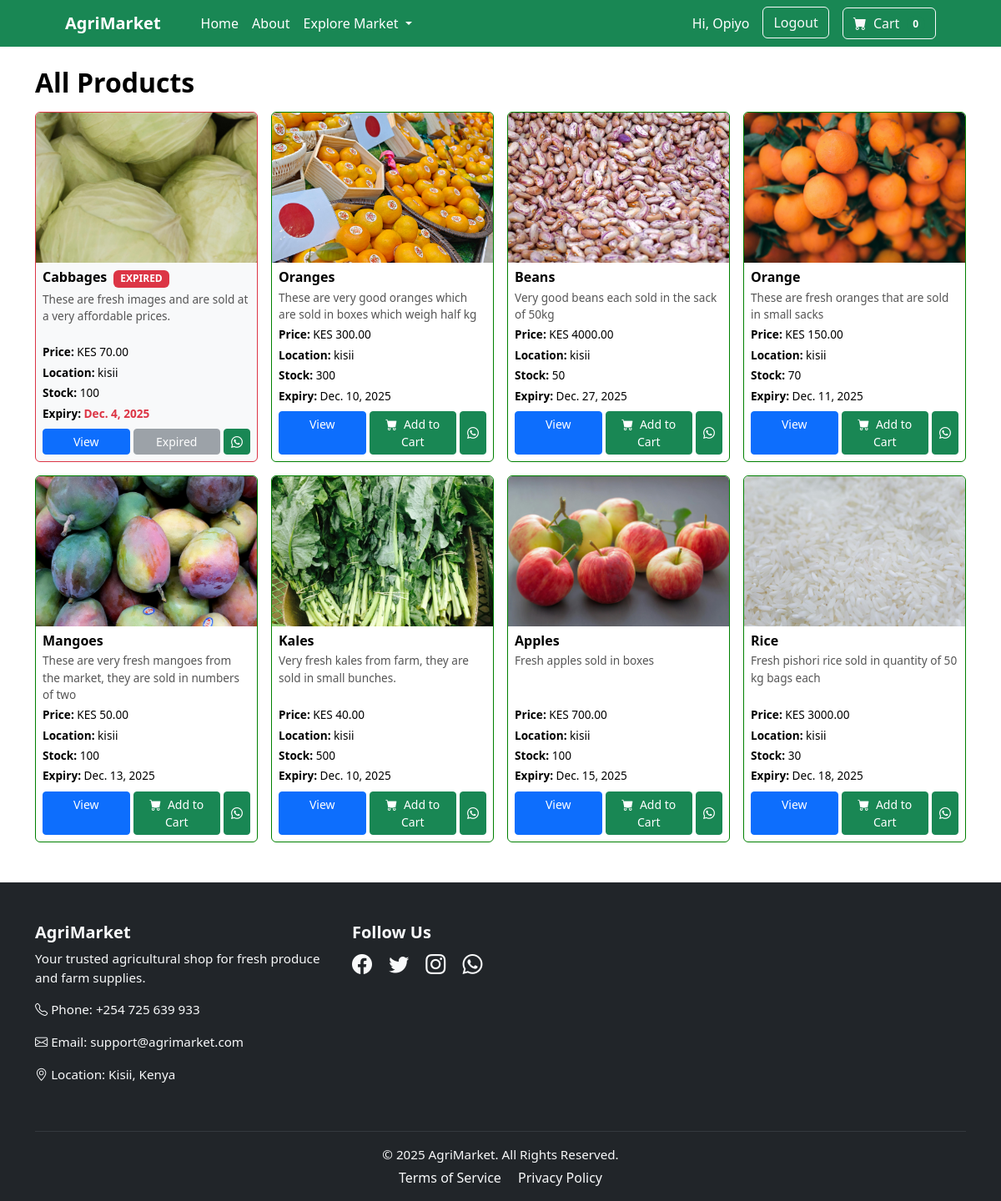
The page /firstApp/products/ (signed in) on the database its author committed.
### firstApp/models.py (models this page shows, shortened)
class Product(models.Model):
    seller = models.ForeignKey(User, on_delete=models.CASCADE, related_name='products')
    name = models.CharField(max_length=200)
    description = models.TextField()
    detailed_description = models.TextField(blank=True, null=True)
    price = models.DecimalField(max_digits=10, decimal_places=2)
    location = models.CharField(max_length=200)
    in_stock = models.PositiveIntegerField()
    expiry_date = models.DateField()
    created_at = models.DateTimeField(default=timezone.now)
    image = models.ImageField(upload_to='product_images/')
    on_delivery = models.BooleanField(default=False)

### firstApp/views.py (the view)
# urls.py: path('products/', views.productsList, name='products'),
@login_required
def productsList(request):
    products = Product.objects.all()
    return render(request, 'products.html', {'products': products})

### firstApp/cart.py (called while the page is built)
    @property
    def get_total_quantity(self):
        return sum(int(item["quantity"]) for item in self.cart.values())

### firstApp/context_processors.py (called while the page is built)
def cart(request):
    return {"cart": Cart(request)}

### firstApp/templates/products.html (shortened to what this page needs)
{% extends 'base.html' %}
{% block content %}
<div class="container mt-4">
    <h2 class="mb-3">All Products</h2>
    <div class="row g-3">
        {% now "Y-m-d" as today %}
        {% for product in products %}
        <div class="col-sm-6 col-md-4 col-lg-3">
            {% if product.expiry_date|date:"Y-m-d" < today %}
                <div class="card h-100 border-danger bg-light product-card">
            {% else %}
                <div class="card h-100 product-card">
            {% endif %}
                <img src="{{ product.image.url }}"
                     class="card-img-top"
                     alt="{{ product.name }}"
                     style="height: 180px; width: 100%; object-fit: cover;">
                <div class="card-body d-flex flex-column p-2">
                    <h5 class="card-title mb-1" style="font-size: 1rem;">
                        {{ product.name }}
                        {% if product.expiry_date|date:"Y-m-d" < today %}
                            <span class="badge bg-danger ms-1">EXPIRED</span>
                        {% endif %}
                    </h5>
                    <p class="card-text flex-grow-1 mb-1" style="font-size: 0.85rem;">
                        {{ product.description|truncatewords:15 }}
                    </p>
                    <p class="mb-1" style="font-size: 0.85rem;"><strong>Price:</strong> KES {{ product.price }}</p>
                    <p class="mb-1" style="font-size: 0.85rem;"><strong>Location:</strong> {{ product.location }}</p>
                    <p class="mb-1" style="font-size: 0.85rem;"><strong>Stock:</strong> {{ product.in_stock }}</p>
                    <p class="mb-2" style="font-size: 0.85rem;">
                        <strong>Expiry:</strong>
                        <span class="{% if product.expiry_date|date:'Y-m-d' < today %}text-danger fw-bold{% endif %}">
                            {{ product.expiry_date }}
                        </span>
                    </p>
                    <div class="mt-auto d-flex gap-1">
                        <a href="{% url 'product_detail' product.pk %}"
                           class="btn btn-primary btn-sm w-100">View</a>
                        {% if product.expiry_date|date:"Y-m-d" < today %}
                            <button class="btn btn-secondary btn-sm w-100" disabled>Expired</button>
                        {% else %}
                            <a href="{% url 'add_to_cart' product.pk %}"
                               class="btn btn-success btn-sm w-100"> <i class="bi-cart-fill me-1"></i> Add to Cart</a>
                        {% endif %}
                        <a href="https://wa.me/254727057650?text=Hello, I am interested in your product: {{ product.name }}"
                           target="_blank"
                           class="btn btn-success btn-sm d-flex align-items-center justify-content-center"
                           style="width: 42px;">
                            <i class="bi bi-whatsapp"></i>
                        </a>
                    </div>
                </div>
            </div>
        </div>
        {% empty %}
        <p>No products available.</p>
        {% endfor %}
    </div>
</div>
{% endblock %}

### firstApp/templates/base.html (shortened to what this page needs)
<!DOCTYPE html>
{% load static %}
<html lang="en">
  <head>
    <link
      href="https://cdn.jsdelivr.net/npm/bootstrap-icons@1.5.0/font/bootstrap-icons.css"
      rel="stylesheet"
    />
    <link href="{% static 'css/styles.css' %}" rel="stylesheet" />
  </head>
  <body>
    <nav class="navbar navbar-expand-lg navbar-success bg-success">
      <div class="container px-4 px-lg-5">
        <a class="navbar-brand fw-bold text-white" href="{% url 'home' %}">
          AgriMarket
        </a>
        <div class="collapse navbar-collapse" id="navbarSupportedContent">
          <ul class="navbar-nav me-auto mb-2 mb-lg-0 ms-lg-4">
            <li class="nav-item">
              <a class="nav-link active text-white" href="{% url 'home' %}"
                >Home</a
              >
            </li>
            <li class="nav-item">
              <a class="nav-link text-white" href="{% url 'about' %}">About</a>
            </li>
            <li class="nav-item dropdown">
              <a
                class="nav-link dropdown-toggle text-white"
                id="navbarDropdown"
                href="#"
                role="button"
                data-bs-toggle="dropdown"
                aria-expanded="false"
              >
                Explore Market
              </a>
            </li>
          </ul>
          <ul class="navbar-nav ms-auto mb-2 mb-lg-0">
            {% if user.is_authenticated %}
            <li class="nav-item">
              <a class="nav-link text-white" href="#">
                Hi, {{ user.username }}
              </a>
            </li>
            <li class="nav-item">
              <form method="POST" action="{% url 'logout' %}" class="d-inline">
                <button class="btn btn-outline-light ms-2" type="submit">
                  Logout
                </button>
              </form>
            </li>
            {% else %}
            <li class="nav-item">
              <a class="nav-link text-white" href="{% url 'login' %}">Login</a>
            </li>
            {% endif %}
          </ul>
          <form class="d-flex ms-3">
            <a class="btn btn-outline-light" href="{% url 'cart' %}">
              <i class="bi-cart-fill me-1"></i>
              Cart
              <span class="badge bg-success text-white ms-1 rounded-pill">
                {{ cart.get_total_quantity }}
              </span>
            </a>
          </form>
        </div>
      </div>
    </nav>
    <main>{% block content %}{% endblock %}</main>
    <footer class="bg-dark text-light pt-5 mt-5">
      <div class="container">
        <div class="row">
          <div class="col-md-4 mb-4">
            <h5 class="fw-bold">AgriMarket</h5>
            <p>
              Your trusted agricultural shop for fresh produce and farm
              supplies.
            </p>
            <p><i class="bi bi-telephone"></i> Phone: +254 725 639 933</p>
            <p><i class="bi bi-envelope"></i> Email: support@agrimarket.com</p>
            <p><i class="bi bi-geo-alt"></i> Location: Kisii, Kenya</p>
          </div>
          <div class="col-md-4 mb-4">
            <h5 class="fw-bold">Follow Us</h5>
            <a href="https://www.facebook.com/" class="text-light me-3 fs-4"
              ><i class="bi bi-facebook"></i
            ></a>
            <a href="https://x.com/" class="text-light me-3 fs-4"
              ><i class="bi bi-twitter"></i
            ></a>
            <a href="https://www.instagram.com/" class="text-light me-3 fs-4"
              ><i class="bi bi-instagram"></i
            ></a>
            <a href="https://www.whatsapp.com/?lang=en" class="text-light fs-4"
              ><i class="bi bi-whatsapp"></i
            ></a>
          </div>
        </div>
        <hr class="border-secondary" />
        <div class="text-center pb-3">
          <p class="mb-1">&copy; 2025 AgriMarket. All Rights Reserved.</p>
          <a href="" class="text-light text-decoration-none me-3"
            >Terms of Service</a
          >
          <a href="" class="text-light text-decoration-none">Privacy Policy</a>
        </div>
      </div>
    </footer>
  </body>
</html>

### rows shown on the page
Product: image (picture), name "Cabbages", shows "EXPIRED", description "These are fresh images and are sold at a very affordable prices.", price "70.00", location "kisii", in_stock "100", expiry_date "Dec. 4, 2025", shows "Expired"
Product: image (picture), name "Oranges", description "These are very good oranges which are sold in boxes which weigh half kg", price "300.00", location "kisii", in_stock "300", expiry_date "Dec. 10, 2025", shows "Add to Cart"
Product: image (picture), name "Beans", description "Very good beans each sold in the sack of 50kg", price "4000.00", location "kisii", in_stock "50", expiry_date "Dec. 27, 2025", shows "Add to Cart"
Product: image (picture), name "Orange", description "These are fresh oranges that are sold in small sacks", price "150.00", location "kisii", in_stock "70", expiry_date "Dec. 11, 2025", shows "Add to Cart"
Product: image (picture), name "Mangoes", description "These are very fresh mangoes from the market, they are sold in numbers of two", price "50.00", location "kisii", in_stock "100", expiry_date "Dec. 13, 2025", shows "Add to Cart"
Product: image (picture), name "Kales", description "Very fresh kales from farm, they are sold in small bunches.", price "40.00", location "kisii", in_stock "500", expiry_date "Dec. 10, 2025", shows "Add to Cart"
Product: image (picture), name "Apples", description "Fresh apples sold in boxes", price "700.00", location "kisii", in_stock "100", expiry_date "Dec. 15, 2025", shows "Add to Cart"
Product: image (picture), name "Rice", description "Fresh pishori rice sold in quantity of 50 kg bags each", price "3000.00", location "kisii", in_stock "30", expiry_date "Dec. 18, 2025", shows "Add to Cart"

### other values the page prints
{{ user.username }} "Opiyo"
{{ cart.get_total_quantity }} "0"
